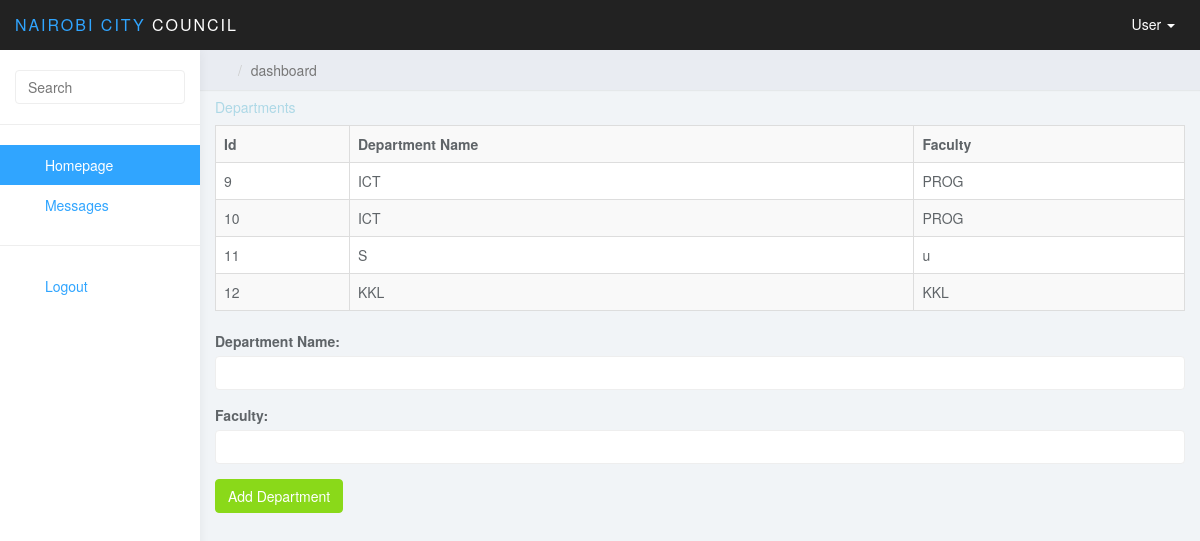
/login/admin/dep.php (signed in), run on the app's committed database.
### tables this page shows
CREATE TABLE `department_table` (
  `department_id` int(11) NOT NULL,
  `department_name` varchar(50) NOT NULL,
  `department_faculty` varchar(50) NOT NULL
);

### login/admin/dep.php (the view, shortened to what this page needs)
<!DOCTYPE html>
<html>
<head>
<link href="../css/bootstrap.min.css" rel="stylesheet">
<link href="../css/datepicker3.css" rel="stylesheet">
<link href="../css/styles.css" rel="stylesheet">
<link rel="stylesheet" href="../custom/css/pikaday.css">
</head>
<body>
	<nav class="navbar navbar-inverse navbar-fixed-top" role="navigation">
		<div class="container-fluid">
			<div class="navbar-header">
				<a class="navbar-brand" href="#"><span> Nairobi City</span> Council</a>
				<ul class="user-menu">
					<li class="dropdown pull-right">
						<a href="#" class="dropdown-toggle" data-toggle="dropdown"><svg class="glyph stroked male-user"><use xlink:href="#stroked-male-user"></use></svg> User <span class="caret"></span></a>
					</li>
				</ul>
			</div>
		</div>
	</nav>
	<div id="sidebar-collapse" class="col-sm-3 col-lg-2 sidebar">
		<form role="search">
			<div class="form-group">
				<input type="text" class="form-control" placeholder="Search">
			</div>
		</form>
		<ul class="nav menu">
			<li class="active"><a href="index.php"><svg class="glyph stroked dashboard-dial"><use xlink:href="#stroked-dashboard-dial"></use></svg> Homepage</a></li>
			<li class="parent">
				<a href="#">
					<span data-toggle="collapse" href="#sub-item-2"><svg class="glyph stroked chevron-down"><use xlink:href="#stroked-chevron-down"></use></svg></span> Messages
				</a>
			</li>
			<li role="presentation" class="divider"></li>
			<li><a href="../logout.php"><svg class="glyph stroked male-user"><use xlink:href="#stroked-male-user"></use></svg> Logout</a></li>
		</ul>
	</div>
	<div class="col-sm-9 col-sm-offset-3 col-lg-10 col-lg-offset-2 main">
		<div class="row">
			<ol class="breadcrumb">
				<li><a href="#"><svg class="glyph stroked home"><use xlink:href="#stroked-home"></use></svg></a></li>
				<li class="active">dashboard</li>
			</ol>
		</div>
		<div class="content">
			<p><h5><b></b><font color="lightblue">Departments </font></b></h5></p>
            <?php
            include("../connection/connector.php");
            $query1="SELECT * FROM department_table";
            $resource1=mysql_query($query1,$conn);
            echo "
		<table align=\"center\" border=\"0\" width=\"90%\" class=\"table table-bordered table-striped\" data-pagination=\"true\" data-sort-name=\"name\" >
		<tr>
		<td><b>Id</b></td><td><b>Department Name</b></td> <td><b>Faculty</b></td></td></tr> ";
            while($result1=mysql_fetch_array($resource1))
            {
                echo "<tr><td>".$result1[0]."</td><td>".$result1[1]."</td><td>".$result1[2]."</td></tr>";
            } echo "</table>";
            ?>
            <form class=""  method="POST" id="form1">
				<fieldset>
					<div class="form-group">
                        <label for="depname" >Department Name:</label>
                        <input type="text" class="form-control" id="depname" name="depname" required="" >
                    </div>
                    <div class="form-group">
                        <label for="faculty" >Faculty:</label>
                        <input type="text" class="form-control" id="faculty" name="faculty" required="" >
                    </div>
					<button type="submit" name="create" class="btn btn-primary btn-success">Add Department</button>
				</fieldset>
			</form>
		</div>
	</div>
	</body>
	</html>

### login/css/styles.css (style rules this page uses)
body { background: #f1f4f7; padding-top: 50px; color: #5f6468; }
p { color: #777; }
a, a:hover, a:focus { color: #30a5ff; }
h1, h2, h3, h4, h5, h6 { color: #5f6468; }
.form-control { border: 1px solid #eee; box-shadow: none; }
.navbar-header .navbar-brand { color: #fff; font-size: 16px; text-transform: uppercase; font-weight: 500; letter-spacing: 2px; }
.navbar-header .navbar-brand span { color: #30a5ff; }
.btn-primary, .btn-primary:hover, .btn-primary:focus, .btn-primary:active, .btn-primary.active, .open > .dropdown-toggle.btn-primary, .btn-primary.disabled, .btn-primary[disabled], fieldset[disabled] .btn-primary, .btn-primary.disabled:hover, .btn-primary[disabled]:hover, fieldset[disabled] .btn-primary:hover, .btn-primary.disabled:focus, .btn-primary[disabled]:focus, fieldset[disabled] .btn-primary:focus, .btn-primary.disabled:active, .btn-primary[disabled]:active, fieldset[disabled] .btn-primary:active, .btn-primary.disabled.active, .btn-primary[disabled].active, fieldset[disabled] .btn-primary.active { background-color: #30a5ff; border-color: #30a5ff; }
.btn-success, .btn-success:hover, .btn-success:focus, .btn-success:active, .btn-success.active, .open > .dropdown-toggle.btn-success, .btn-success.disabled, .btn-success[disabled], fieldset[disabled] .btn-success, .btn-success.disabled:hover, .btn-success[disabled]:hover, fieldset[disabled] .btn-success:hover, .btn-success.disabled:focus, .btn-success[disabled]:focus, fieldset[disabled] .btn-success:focus, .btn-success.disabled:active, .btn-success[disabled]:active, fieldset[disabled] .btn-success:active, .btn-success.disabled.active, .btn-success[disabled].active, fieldset[disabled] .btn-success.active { background-color: #8ad919; border-color: #8ad919; }
.navbar { border: 0; }
.user-menu { display: inline-block; margin-top: 14px; margin-right: 10px; float: right; list-style: none; padding: 0; }
.user-menu a { color: #fff; }
.sidebar { display: block; background-color: #fff; padding: 0; display: none; }
.sidebar form { padding: 20px 15px 5px 15px; border-bottom: 1px solid #eee; margin-bottom: 20px; }
@media (min-width: 768px) { .sidebar { display: block; position: fixed; top: 50px; bottom: 0; left: 0; z-index: 1000; display: block; margin: 0; padding: 0; overflow-x: hidden; overflow-y: auto; background-color: #fff; box-shadow: 1px 0px 10px rgba(0, 0, 0, .05); } }
@media (min-width: 768px) { .navbar-header { width: 100%; } }
.sidebar ul.nav .active a, .sidebar ul.nav li.parent a.active, .sidebar ul.nav .active > a:hover, .sidebar ul.nav li.parent a.active:hover, .sidebar ul.nav .active > a:focus, .sidebar ul.nav li.parent a.active:focus { color: #fff; background-color: #30a5ff; }
.sidebar ul.nav li.divider { border-bottom: 1px solid #eee; margin: 20px 0; }
.breadcrumb { border-radius: 0; padding: 10px 15px; background: #e9ecf2; box-shadow: 0 1px 1px rgba(0, 0, 0, .05); margin: 0 ; }
.table { background: #fff; }
.sidebar .glyph, .user-menu .glyph { height: 16px; width: 16px; margin: 0 10px 0 0; stroke-width: 3px; }
.user-menu .glyph { stroke-width: 4px; }
.breadcrumb .glyph { height: 14px; width: 14px; margin: -2px 0 0 0; stroke-width: 4px; }

### data on the page
department_table: department_id "9", department_name "ICT", department_faculty "PROG"
department_table: department_id "10", department_name "ICT", department_faculty "PROG"
department_table: department_id "11", department_name "S", department_faculty "u"
department_table: department_id "12", department_name "KKL", department_faculty "KKL"
